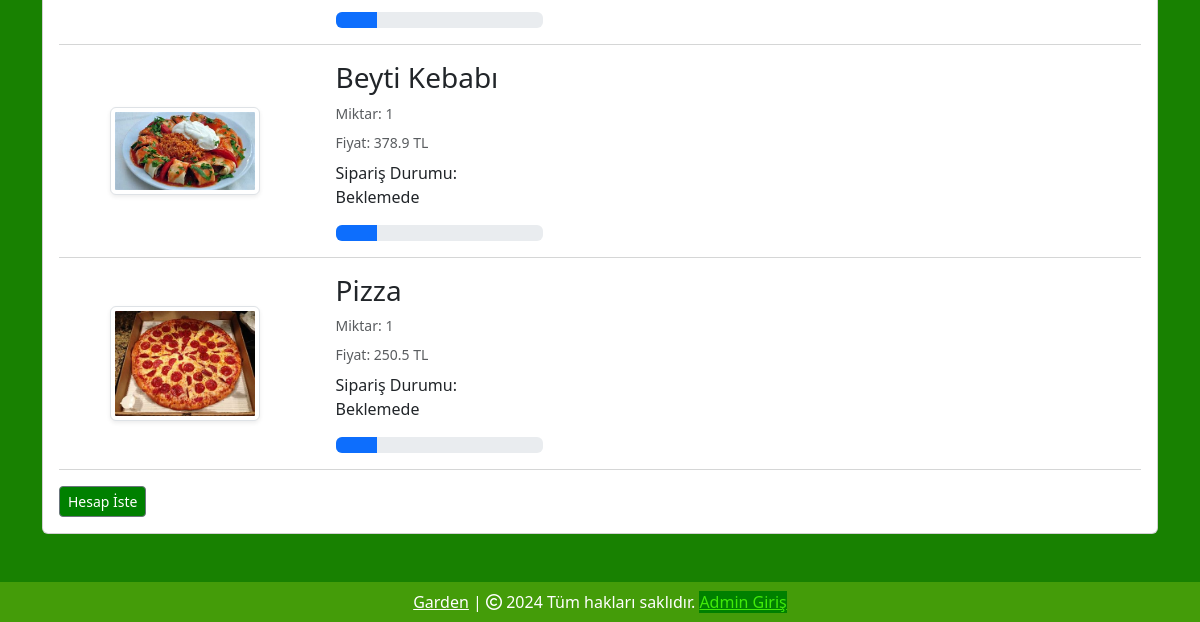
The app's page /orders (signed in, lower part), older data.
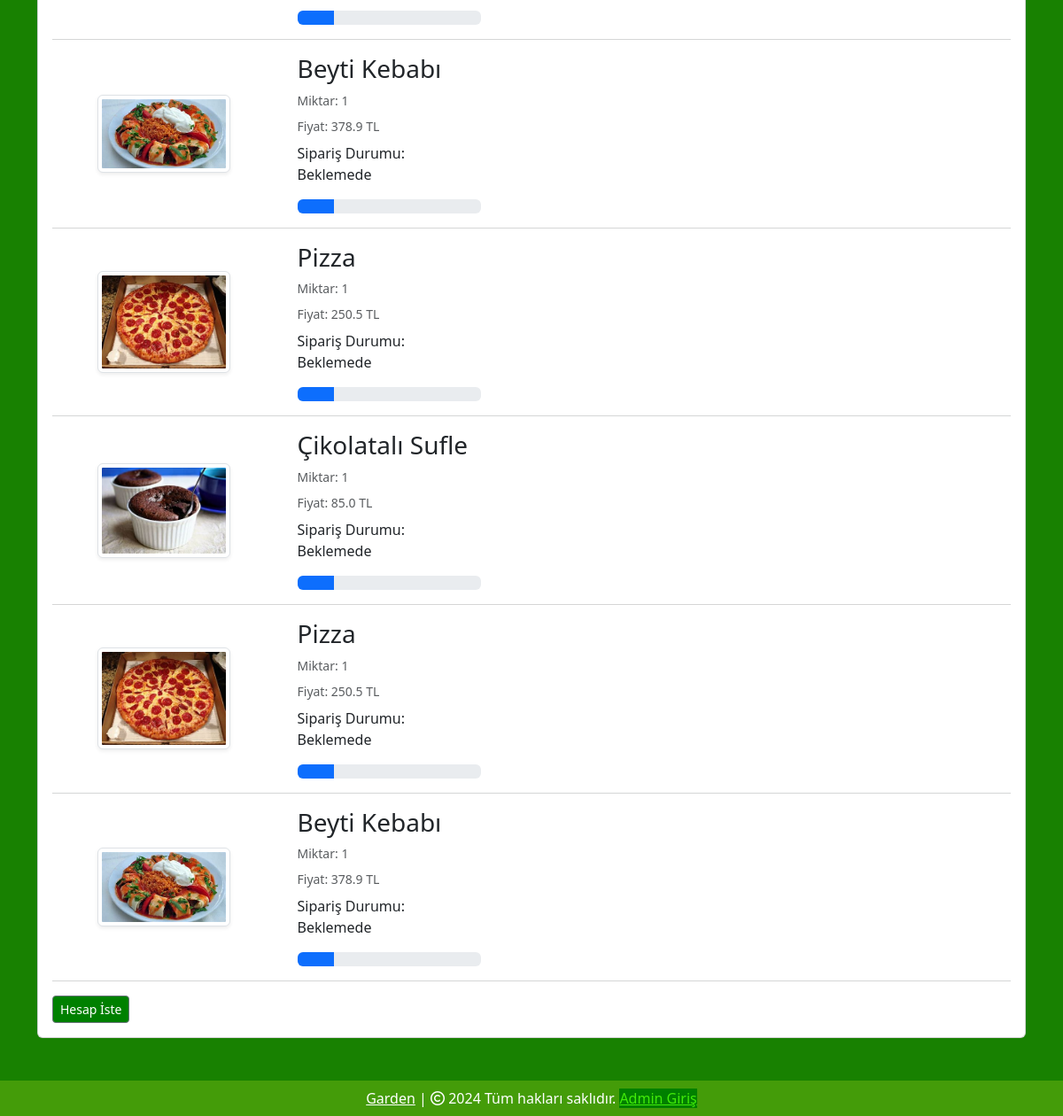
The same page, newer data.
### website/models.py (models this page shows, shortened)
class Order(db.Model):
    id = db.Column(db.Integer, primary_key=True)
    quantity = db.Column(db.Integer, nullable=False)
    price = db.Column(db.Float, nullable=False)
    status = db.Column(db.String(100), nullable=True)
    Payment = db.Column(db.String(100), nullable=True)
    customer_link = db.Column(db.Integer, db.ForeignKey('customer.id'), nullable=True)
    product_link = db.Column(db.Integer, db.ForeignKey('product.id'), nullable=False)

class Product(db.Model):
    id = db.Column(db.Integer, primary_key=True)
    product_name = db.Column(db.String(100), nullable=False)
    current_price = db.Column(db.Float, nullable=False)
    previous_price = db.Column(db.Float, nullable=False)
    in_stock = db.Column(db.Integer, nullable=False)
    product_picture = db.Column(db.String(1000), nullable=False)
    flash_sale = db.Column(db.Boolean, default=False)
    date_added = db.Column(db.DateTime, default=datetime.utcnow)
    salad = db.Column(db.Boolean, default=False)
    main = db.Column(db.Boolean, default=False)
    colddrink = db.Column(db.Boolean, default=False)
    hotdrink = db.Column(db.Boolean, default=False)
    desert = db.Column(db.Boolean, default=False)
    sneak = db.Column(db.Boolean, default=False)
    carts = db.relationship('Cart', backref=db.backref('product', lazy=True))
    orders = db.relationship('Order', backref=db.backref('product', lazy=True))

### website/views.py (the view)
@views.route('/orders', methods=['GET', 'POST'])
@login_required
def order():
    orders = Order.query.filter_by(customer_link=current_user.id).all()
    return render_template('orders.html', orders=orders)

### website/templates/orders.html (shortened to what this page needs)
{% extends 'base.html' %}
{% block body %}
<div class="container my-5">
    <div class="row">
        {% if orders %}
        <div class="col-sm-13">
            <div class="card">
                <div class="card-body">
                    {% for item in orders %}
                    <div class="row">
                        <div class="col-sm-3 text-center align-self-center">
                            <img src="{{ item.product.product_picture }}" alt="" class="img-fluid img-thumbnail shadow-sm" height="150px" width="150px">
                        </div>
                        <div class="col-sm-7">
                            <h3>{{ item.product.product_name }}</h3>
                            <p class="mb-2 text-muted small">Miktar: {{ item.quantity }}</p>
                            <p class="mb-2 text-muted small">Fiyat: {{ item.price }} TL</p>
                            <div class="col-sm-4">
                                <p>Sipariş Durumu: {{ item.status }}</p>
                                {% if item.status == 'Beklemede' %}
                                <div class="progress">
                                    <div class="progress-bar" role="progressbar" style="width: 20%;"  aria-valuenow="20" aria-valuemin="0" aria-valuemax="100"></div>
                                </div>
                                {% elif item.status == 'Onaylandı' %}
                                <div class="progress">
                                    <div class="progress-bar bg-info" role="progressbar" style="width: 40%;"  aria-valuenow="40" aria-valuemin="0" aria-valuemax="100"></div>
                                </div>
                                {% elif item.status == 'Out for delivery' %}
                                <div class="progress">
                                    <div class="progress-bar bg-warning" role="progressbar" style="width: 70%;"  aria-valuenow="70" aria-valuemin="0" aria-valuemax="100"></div>
                                </div>
                                {% elif item.status == 'Servis Edildi' %}
                                <div class="progress">
                                    <div class="progress-bar bg-success" role="progressbar" style="width: 100%;"  aria-valuenow="100" aria-valuemin="0" aria-valuemax="100"></div>
                                </div>
                                {% elif item.status == 'İptal Edildi' %}
                                <div class="progress">
                                    <div class="progress-bar bg-danger" role="progressbar" style="width: 100%;"  aria-valuenow="100" aria-valuemin="0" aria-valuemax="100"></div>
                                </div>
                                {% endif %}
                            </div>
                        </div>
                    </div>
                    <hr class="text-muted">
                    {% endfor %}
                    <div class="col-sm-4">
                        <a class="btn btn-sm btn-secondary  " style="margin-right: -200px; color: rgb(255, 255, 255); background-color: green;" href="/payment">Hesap İste</a>
                    </div>
                </div>
            </div>
        </div>
        {% else %}
        <h1 class="text-center mb-5" style="color: white;">Herhangi Bir Siparişiniz Yok</h1>
        {% endif %}
    </div>
</div>
{% endblock %}

### website/templates/base.html (shortened to what this page needs)
<!DOCTYPE html>
<html lang="tr">
<head>
    <link rel="stylesheet" href="https://cdnjs.cloudflare.com/ajax/libs/bootstrap-icons/1.10.5/font/bootstrap-icons.min.css" />
    <link rel="stylesheet" href="{{ url_for('static', filename='css/all.min.css') }}">
    <link rel="stylesheet" href="{{ url_for('static', filename='css/bootstrap.min.css') }}">
    <link rel="stylesheet" href="{{ url_for('static', filename='css/style.css') }}">
</head>
<body style="background-color: rgb(24, 129, 1);">
    {% block body %}
    {% endblock %}
    <footer class="container-fluid  text-center p-2 mt-5" style="background-color: rgb(68, 156, 9); color: white;">
      <a href="https://RestorantUrl.com" style="color: white;">Garden</a> | <span>
        <i class="fa-sharp fa-regular fa-copyright"></i></span> 2024 Tüm hakları saklıdır.
        <a href="/login" style="color: rgb(65, 234, 9); background-color: green;">Admin Giriş</a>
    </footer>
</body>
</body>
</html>

Row changes from the older to the newer data that the page shows:
added Order: product.product_picture (picture), product.product_name "Çikolatalı Sufle", quantity "1", price "85.0", status "Beklemede"
added Order: product.product_picture (picture), product.product_name "Pizza", quantity "1", price "250.5", status "Beklemede"
added Order: product.product_picture (picture), product.product_name "Beyti Kebabı", quantity "1", price "378.9", status "Beklemede"
